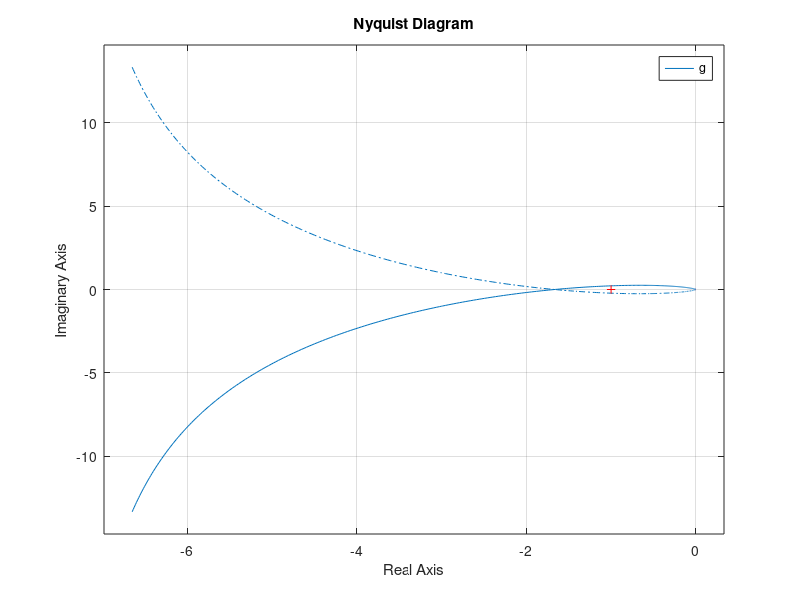
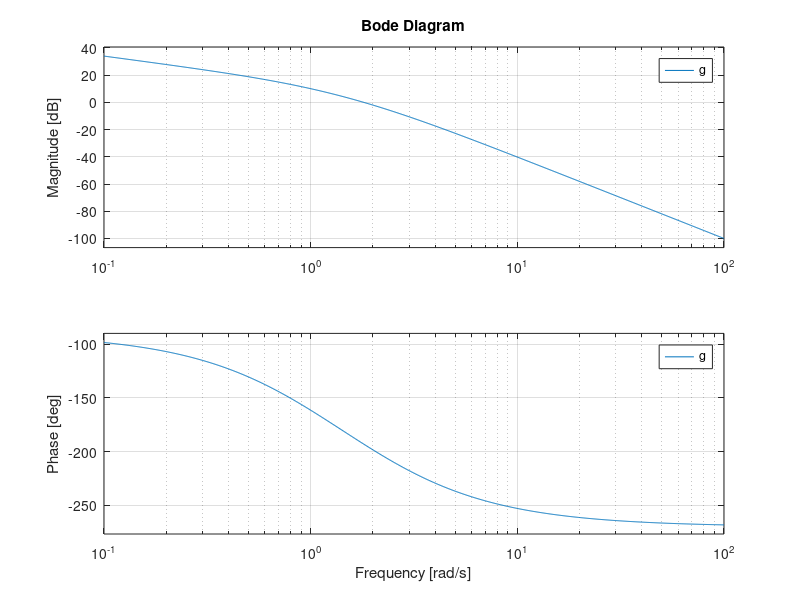

Write MATLAB code to recreate these figures, in order.
%{
Nyquist plot
Bode plot

Transfer function:
       10
-----------------
s^3 + 3 s^2 + 2 s
%}

num=[10];
den=[1 3 2 0];
g=tf(num,den)
figure;
nyquist(g);
figure;
bode(g);